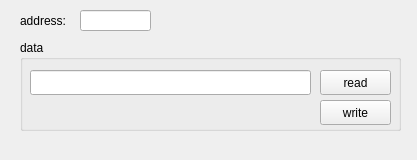
<?xml version="1.0" encoding="UTF-8"?>
<ui version="4.0">
 <class>modbus</class>
 <widget class="QMainWindow" name="modbus">
  <property name="geometry">
   <rect>
    <x>0</x>
    <y>0</y>
    <width>417</width>
    <height>160</height>
   </rect>
  </property>
  <property name="minimumSize">
   <size>
    <width>417</width>
    <height>160</height>
   </size>
  </property>
  <property name="maximumSize">
   <size>
    <width>417</width>
    <height>160</height>
   </size>
  </property>
  <property name="windowTitle">
   <string notr="true">modbus</string>
  </property>
  <property name="windowIcon">
   <iconset theme="face-smirk"/>
  </property>
  <property name="toolButtonStyle">
   <enum>Qt::ToolButtonTextUnderIcon</enum>
  </property>
  <property name="animated">
   <bool>false</bool>
  </property>
  <property name="tabShape">
   <enum>QTabWidget::Triangular</enum>
  </property>
  <widget class="QWidget" name="centralwidget">
   <widget class="QLineEdit" name="contentEditor">
    <property name="geometry">
     <rect>
      <x>30</x>
      <y>70</y>
      <width>281</width>
      <height>25</height>
     </rect>
    </property>
    <property name="minimumSize">
     <size>
      <width>221</width>
      <height>25</height>
     </size>
    </property>
    <property name="maximumSize">
     <size>
      <width>281</width>
      <height>25</height>
     </size>
    </property>
   </widget>
   <widget class="QLineEdit" name="addrEditor">
    <property name="geometry">
     <rect>
      <x>80</x>
      <y>10</y>
      <width>71</width>
      <height>21</height>
     </rect>
    </property>
   </widget>
   <widget class="QLabel" name="addrLabel">
    <property name="geometry">
     <rect>
      <x>20</x>
      <y>10</y>
      <width>54</width>
      <height>21</height>
     </rect>
    </property>
    <property name="text">
     <string>address:</string>
    </property>
   </widget>
   <widget class="QGroupBox" name="groupBox">
    <property name="geometry">
     <rect>
      <x>20</x>
      <y>40</y>
      <width>381</width>
      <height>91</height>
     </rect>
    </property>
    <property name="title">
     <string>data</string>
    </property>
    <widget class="QPushButton" name="readButton">
     <property name="geometry">
      <rect>
       <x>300</x>
       <y>30</y>
       <width>71</width>
       <height>25</height>
      </rect>
     </property>
     <property name="text">
      <string>read</string>
     </property>
    </widget>
    <widget class="QPushButton" name="writeButton">
     <property name="geometry">
      <rect>
       <x>300</x>
       <y>60</y>
       <width>71</width>
       <height>25</height>
      </rect>
     </property>
     <property name="text">
      <string>write</string>
     </property>
    </widget>
   </widget>
   <zorder>groupBox</zorder>
   <zorder>contentEditor</zorder>
   <zorder>addrEditor</zorder>
   <zorder>addrLabel</zorder>
  </widget>
  <widget class="QMenuBar" name="menubar">
   <property name="geometry">
    <rect>
     <x>0</x>
     <y>0</y>
     <width>417</width>
     <height>22</height>
    </rect>
   </property>
  </widget>
 </widget>
 <resources/>
 <connections/>
</ui>
